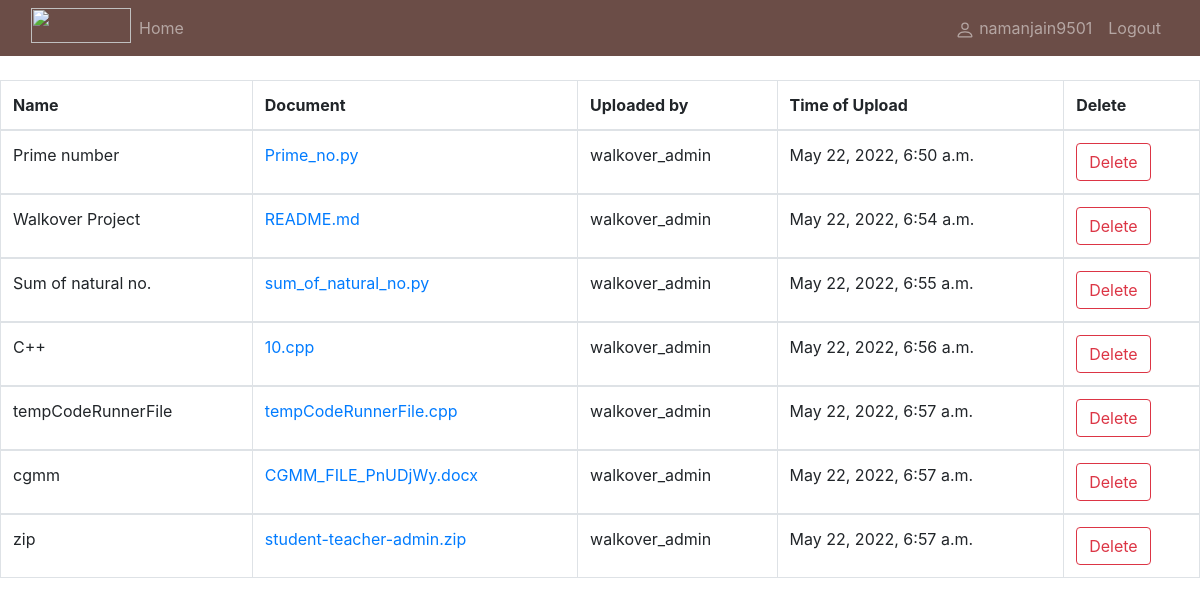
Before: /doc_list/1 (signed in) with the older database file.
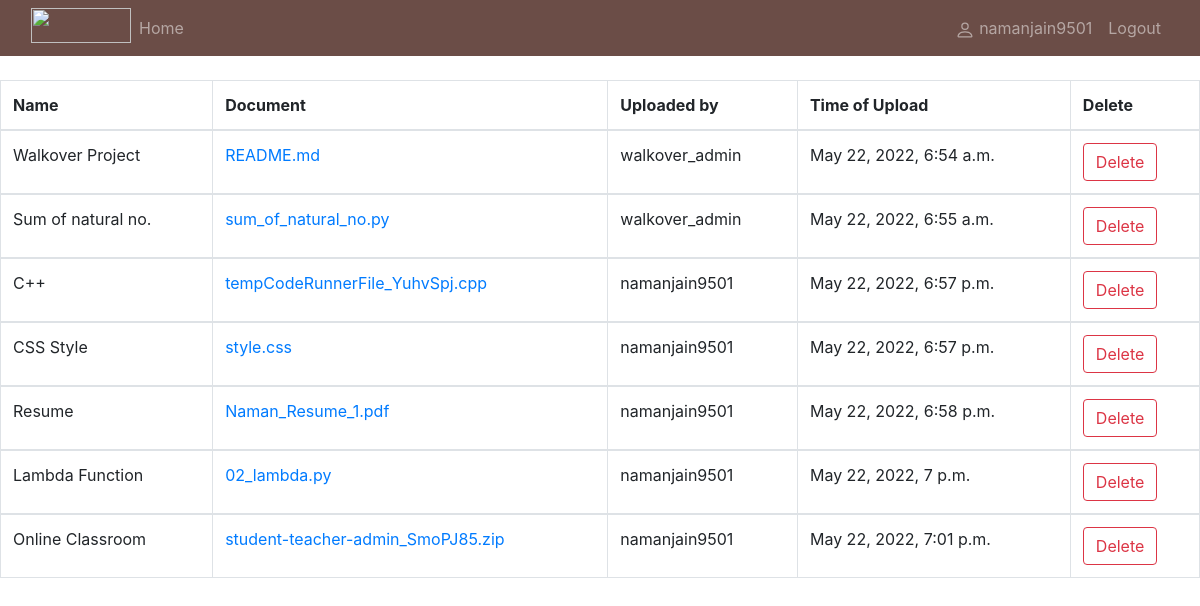
After: the same page with the newer database file.
### docplatform/models.py (models this page shows, shortened)
class User(AbstractUser):
    workspace = models.ManyToManyField(Workspace, blank=True)
    def __str__(self):
        return self.username

class Doc(models.Model):
    doc_name = models.CharField(max_length=100)
    uploaded_by= models.ForeignKey(User, on_delete=models.CASCADE)
    doc = models.FileField()
    time_upload = models.DateTimeField(auto_now_add=True)
    workspace = models.ForeignKey(Workspace, on_delete=models.CASCADE)

### docplatform/views.py (the view)
# urls.py: path('doc_list/<id>', views.doc_list, name="doc_list"),
def doc_list(request,id):
    worksp = Workspace.objects.get(pk=id)
    doc_list = Doc.objects.filter(workspace=id)
    return render(request,'list_doc.html',{'list':doc_list, 'workspace':worksp})

### docplatform/templates/list_doc.html (shortened to what this page needs)
{% if user.is_authenticated %}
<!doctype html>
<html lang="en">
  <head>
    <link rel="stylesheet" href="https://cdn.jsdelivr.net/npm/bootstrap@4.3.1/dist/css/bootstrap.min.css">
  </head>
  <body>
    {% include 'navbar.html' %}
<table class="table table-bordered">
    <thead>
      <tr>
        <th scope="col">Name</th>
        <th scope="col">Document</th>
        <th scope="col">Uploaded by</th>
        <th scope="col">Time of Upload</th>
        <th scope="col">Delete</th>
      </tr>
    </thead>
{% for i in list %}
    <tbody>
      <tr>
        <td>{{i.doc_name}}</td>
        <td><a href="{{i.doc.url}}">{{i.doc}}</a></td>
        <td>{{i.uploaded_by}}</td>
        <td>{{i.time_upload}}</td>
        <td><a href="{% url 'delete_doc' i.id workspace.id %}" class="btn btn-outline-danger">Delete</a></td>
      </tr>
    </tbody>
{% endfor %}
</table>
  </body>
</html>
{% endif %}

### docplatform/templates/navbar.html (shortened to what this page needs)
<nav class="navbar navbar-expand-lg navbar-dark" style="background-color: #6B4D47;">
    <div class="container-fluid">
      <div class="collapse navbar-collapse" id="navbarSupportedContent">
        <ul class="navbar-nav me-auto mb-2 mb-lg-0">
        <img src="https://walkover.in/assets/images/walkover_logo.svg" width="100px" height="35px">
        <li class="nav-item">
          <a class="nav-link" href="{% url 'front' %}">Home</a>
        </li>
        </ul>
        <ul class="navbar-nav ml-auto mb-2 mb-lg-0">
            {%if user.is_authenticated %}
            <li class="nav-item">
                <a class="nav-link" href="#">  {{request.user}}</a>
              </li>
              <li class="nav-item">
                <a class="nav-link" href="{% url 'logout' %}">Logout</a>
              </li>
            {% endif %}
      </div>
    </div>
  </nav>

Changed rows visible on the page:
removed Doc: doc_name "Prime number", doc "Prime_no.py", uploaded_by "walkover_admin", time_upload "May 22, 2022, 6:50 a.m."
removed Doc: doc_name "C++", doc "10.cpp", uploaded_by "walkover_admin", time_upload "May 22, 2022, 6:56 a.m."
removed Doc: doc_name "tempCodeRunnerFile", doc "tempCodeRunnerFile.cpp", uploaded_by "walkover_admin", time_upload "May 22, 2022, 6:57 a.m."
removed Doc: doc_name "cgmm", doc "CGMM_FILE_PnUDjWy.docx", uploaded_by "walkover_admin", time_upload "May 22, 2022, 6:57 a.m."
removed Doc: doc_name "zip", doc "student-teacher-admin.zip", uploaded_by "walkover_admin", time_upload "May 22, 2022, 6:57 a.m."
added Doc: doc_name "C++", doc "tempCodeRunnerFile_YuhvSpj.cpp", uploaded_by "namanjain9501", time_upload "May 22, 2022, 6:57 p.m."
added Doc: doc_name "CSS Style", doc "style.css", uploaded_by "namanjain9501", time_upload "May 22, 2022, 6:57 p.m."
added Doc: doc_name "Resume", doc "Naman_Resume_1.pdf", uploaded_by "namanjain9501", time_upload "May 22, 2022, 6:58 p.m."
added Doc: doc_name "Lambda Function", doc "02_lambda.py", uploaded_by "namanjain9501", time_upload "May 22, 2022, 7 p.m."
added Doc: doc_name "Online Classroom", doc "student-teacher-admin_SmoPJ85.zip", uploaded_by "namanjain9501", time_upload "May 22, 2022, 7:01 p.m."
